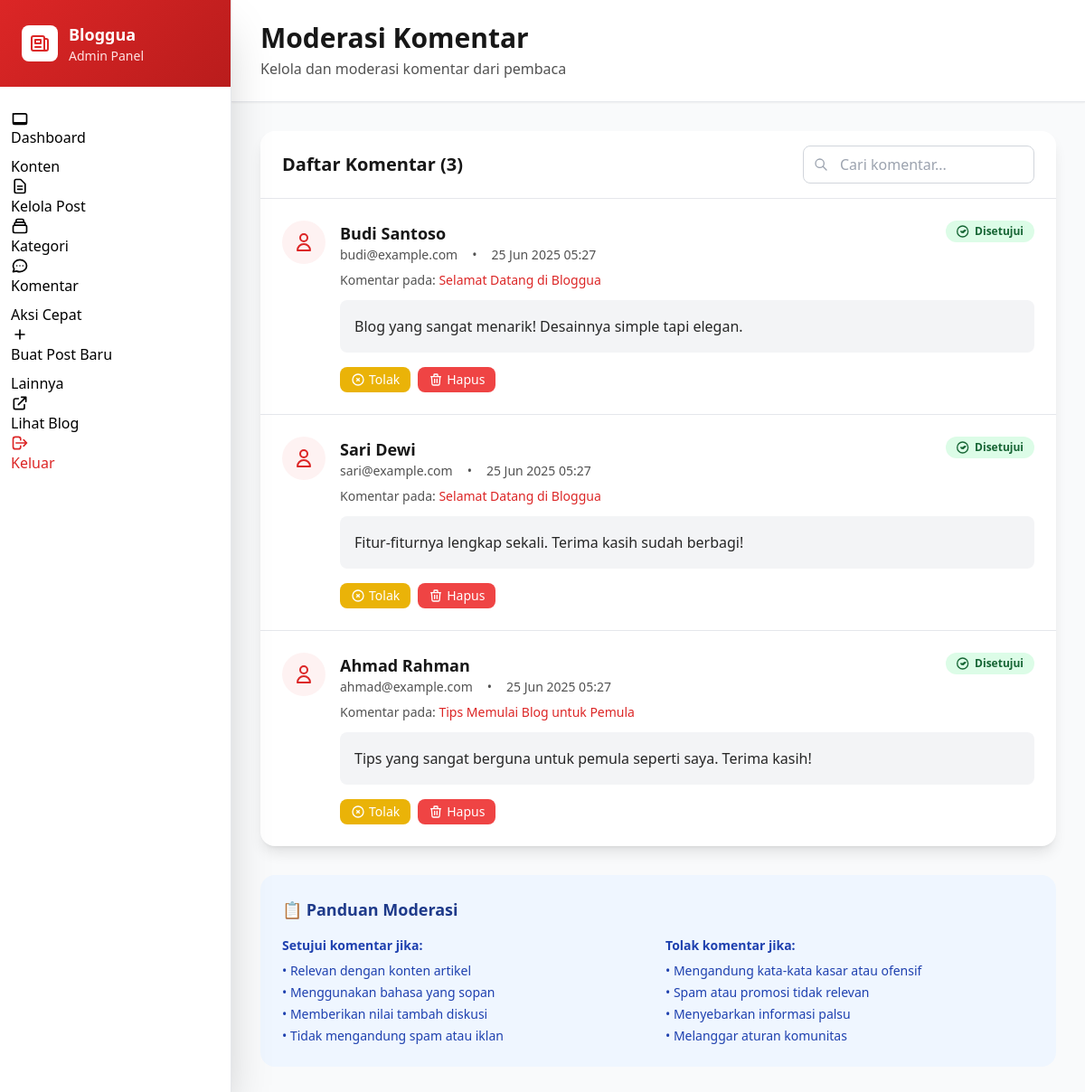
/admin/moderasi-komentar.php (signed in), run on the app's committed database.
### tables this page shows
CREATE TABLE comments (
    id INT AUTO_INCREMENT PRIMARY KEY,
    post_id INT NOT NULL,
    author_name VARCHAR(100) NOT NULL,
    author_email VARCHAR(100) NOT NULL,
    content TEXT NOT NULL,
    status ENUM('pending', 'approved', 'rejected') DEFAULT 'pending',
    created_at TIMESTAMP DEFAULT CURRENT_TIMESTAMP,
    FOREIGN KEY (post_id) REFERENCES posts(id) ON DELETE CASCADE
);

CREATE TABLE posts (
    id INT AUTO_INCREMENT PRIMARY KEY,
    title VARCHAR(255) NOT NULL,
    slug VARCHAR(255) NOT NULL UNIQUE,
    content LONGTEXT NOT NULL,
    excerpt TEXT,
    thumbnail VARCHAR(255),
    category_id INT,
    status ENUM('draft', 'published') DEFAULT 'draft',
    created_at TIMESTAMP DEFAULT CURRENT_TIMESTAMP,
    updated_at TIMESTAMP DEFAULT CURRENT_TIMESTAMP ON UPDATE CURRENT_TIMESTAMP,
    FOREIGN KEY (category_id) REFERENCES categories(id) ON DELETE SET NULL
);

### config/database.php (called while the page is built, shortened)
<?php
class Database {
    private static $instance = null;
    private $connection;
    private function __construct() {
        try {
            $this->connection = new PDO(
                "mysql:host=" . DB_HOST . ";dbname=" . DB_NAME . ";charset=utf8mb4",
                DB_USER,
                DB_PASS,
                [
                    PDO::ATTR_ERRMODE => PDO::ERRMODE_EXCEPTION,
                    PDO::ATTR_DEFAULT_FETCH_MODE => PDO::FETCH_ASSOC,
                    PDO::ATTR_EMULATE_PREPARES => false
                ]
            );
        } catch(PDOException $e) {
            die("Database connection failed: " . $e->getMessage());
        }
    }
    public static function getInstance() {
        if (self::$instance === null) {
            self::$instance = new self();
        }
        return self::$instance;
    }
    public function getConnection() {
        return $this->connection;
    }
}
?>

### models/Comment.php (called while the page is built, shortened)
<?php
class Comment {
    private $db;
    public function __construct() {
        $this->db = Database::getInstance()->getConnection();
    }
    public function getAllComments($limit = 20, $offset = 0) {
        $sql = "SELECT c.*, p.title as post_title
                FROM comments c
                LEFT JOIN posts p ON c.post_id = p.id
                ORDER BY c.created_at DESC
                LIMIT :limit OFFSET :offset";
        $stmt = $this->db->prepare($sql);
        $stmt->bindValue(':limit', $limit, PDO::PARAM_INT);
        $stmt->bindValue(':offset', $offset, PDO::PARAM_INT);
        $stmt->execute();
        return $stmt->fetchAll();
    }
    public function getTotalComments() {
        $sql = "SELECT COUNT(*) FROM comments";
        $stmt = $this->db->prepare($sql);
        $stmt->execute();
        return $stmt->fetchColumn();
    }
}
?>

### includes/functions.php (called while the page is built, shortened)
<?php
function formatDateTime($datetime) {
    return date('d M Y H:i', strtotime($datetime));
}
function truncateText($text, $length = 150) {
    if (strlen($text) <= $length) {
        return $text;
    }
    return substr($text, 0, $length) . '...';
}
?>

### admin/moderasi-komentar.php (the view, shortened to what this page needs)
<?php
require_once '../config/database.php';
require_once '../models/Comment.php';
require_once '../includes/functions.php';
$modelKomentar = new Comment();
$halaman = isset($_GET['halaman']) ? (int)$_GET['halaman'] : 1;
$komentarPerHalaman = 15;
$offset = ($halaman - 1) * $komentarPerHalaman;
$komentarList = $modelKomentar->getAllComments($komentarPerHalaman, $offset);
$totalKomentar = $modelKomentar->getTotalComments();
?>
<!DOCTYPE html>
<html lang="id">
<head>
    <script src="https://cdn.tailwindcss.com"></script>
</head>
<body class="bg-gray-50">
    <div class="flex min-h-screen">
        <?php include 'includes/sidebar-modern.php'; ?>
        <main class="flex-1 ml-64 overflow-hidden">
            <header class="bg-white shadow-sm border-b border-gray-200 px-8 py-6">
                <div class="flex items-center justify-between">
                    <div>
                        <h1 class="text-3xl font-bold text-abu-900">Moderasi Komentar</h1>
                        <p class="text-abu-600 mt-1">Kelola dan moderasi komentar dari pembaca</p>
                    </div>
                </div>
            </header>
            <div class="p-8">
                <div class="bg-white rounded-2xl shadow-lg overflow-hidden">
                    <div class="px-6 py-4 border-b border-gray-200 flex items-center justify-between">
                        <h2 class="text-xl font-bold text-abu-900">Daftar Komentar (<?php echo $totalKomentar; ?>)</h2>
                        <div class="flex items-center space-x-4">
                            <div class="relative">
                                <input type="text" id="table-search" placeholder="Cari komentar..."
                                       class="w-64 pl-10 pr-4 py-2 border border-gray-300 rounded-lg focus:ring-2 focus:ring-merah-utama focus:border-merah-utama">
                                <div class="absolute inset-y-0 left-0 pl-3 flex items-center pointer-events-none">
                                </div>
                            </div>
                        </div>
                    </div>
                    <div class="overflow-x-auto">
                        <?php if (!empty($komentarList)): ?>
                            <div class="divide-y divide-gray-200">
                                <?php foreach ($komentarList as $komentar): ?>
                                    <div class="p-6 <?php echo $komentar['status'] === 'pending' ? 'bg-yellow-50' : ''; ?> hover:bg-gray-50 transition-colors">
                                        <div class="flex items-start space-x-4">
                                            <div class="flex-shrink-0">
                                                <div class="w-12 h-12 bg-merah-muda rounded-full flex items-center justify-center">
                                                    <svg class="w-6 h-6 text-merah-utama" fill="none" stroke="currentColor" viewBox="0 0 24 24">
                                                        <path stroke-linecap="round" stroke-linejoin="round" stroke-width="2" d="M16 7a4 4 0 11-8 0 4 4 0 018 0zM12 14a7 7 0 00-7 7h14a7 7 0 00-7-7z"></path>
                                                    </svg>
                                                </div>
                                            </div>
                                            <div class="flex-1 min-w-0">
                                                <div class="flex items-start justify-between mb-2">
                                                    <div>
                                                        <h3 class="text-lg font-semibold text-abu-900">
                                                            <?php echo htmlspecialchars($komentar['author_name']); ?>
                                                        </h3>
                                                        <div class="flex items-center space-x-4 text-sm text-abu-600">
                                                            <span><?php echo htmlspecialchars($komentar['author_email']); ?></span>
                                                            <span>•</span>
                                                            <span><?php echo formatDateTime($komentar['created_at']); ?></span>
                                                        </div>
                                                    </div>
                                                    <?php
                                                    $statusClass = '';
                                                    $statusText = '';
                                                    $statusIcon = '';
                                                    switch ($komentar['status']) {
                                                        case 'approved':
                                                            $statusClass = 'bg-green-100 text-green-800';
                                                            $statusText = 'Disetujui';
                                                            $statusIcon = '<path stroke-linecap="round" stroke-linejoin="round" stroke-width="2" d="M9 12l2 2 4-4M7 12l2 2 4-4m6 2a9 9 0 11-18 0 9 9 0 0118 0z"></path>';
                                                            break;
                                                    }
                                                    ?>
                                                    <span class="inline-flex items-center px-3 py-1 text-xs font-semibold rounded-full <?php echo $statusClass; ?>">
                                                        <svg class="w-4 h-4 mr-1" fill="none" stroke="currentColor" viewBox="0 0 24 24">
                                                            <?php echo $statusIcon; ?>
                                                        </svg>
                                                        <?php echo $statusText; ?>
                                                    </span>
                                                </div>
                                                <div class="mb-3">
                                                    <p class="text-sm text-abu-600">
                                                        Komentar pada:
                                                        <a href="../artikel.php?slug=<?php echo urlencode($komentar['post_slug'] ?? '#'); ?>"
                                                           target="_blank"
                                                           class="text-merah-utama hover:text-merah-gelap font-medium">
                                                            <?php echo htmlspecialchars(truncateText($komentar['post_title'], 50)); ?>
                                                        </a>
                                                    </p>
                                                </div>
                                                <div class="bg-gray-100 rounded-lg p-4 mb-4">
                                                    <p class="text-abu-800 leading-relaxed">
                                                        <?php echo nl2br(htmlspecialchars($komentar['content'])); ?>
                                                    </p>
                                                </div>
                                                <div class="flex items-center space-x-2">
                                                    <?php if ($komentar['status'] !== 'rejected'): ?>
                                                        <a href="moderasi-komentar.php?aksi=tolak&id=<?php echo $komentar['id']; ?>"
                                                           class="inline-flex items-center px-3 py-1 bg-kuning text-white text-sm font-medium rounded-lg hover:bg-yellow-600 transition-colors">
                                                            <svg class="w-4 h-4 mr-1" fill="none" stroke="currentColor" viewBox="0 0 24 24">
                                                                <path stroke-linecap="round" stroke-linejoin="round" stroke-width="2" d="M10 14l2-2m0 0l2-2m-2 2l-2-2m2 2l2 2m7-2a9 9 0 11-18 0 9 9 0 0118 0z"></path>
                                                            </svg>
                                                            Tolak
                                                        </a>
                                                    <?php endif; ?>
                                                    <a href="moderasi-komentar.php?aksi=hapus&id=<?php echo $komentar['id']; ?>"
                                                       class="inline-flex items-center px-3 py-1 bg-red-500 text-white text-sm font-medium rounded-lg hover:bg-red-600 transition-colors"
                                                       data-action="delete" data-item-type="komentar" data-item-name="dari <?php echo htmlspecialchars($komentar['author_name']); ?>">
                                                        <svg class="w-4 h-4 mr-1" fill="none" stroke="currentColor" viewBox="0 0 24 24">
                                                            <path stroke-linecap="round" stroke-linejoin="round" stroke-width="2" d="M19 7l-.867 12.142A2 2 0 0116.138 21H7.862a2 2 0 01-1.995-1.858L5 7m5 4v6m4-6v6m1-10V4a1 1 0 00-1-1h-4a1 1 0 00-1 1v3M4 7h16"></path>
                                                        </svg>
                                                        Hapus
                                                    </a>
                                                </div>
                                            </div>
                                        </div>
                                    </div>
                                <?php endforeach; ?>
                            </div>
                        <?php endif; ?>
                    </div>
                </div>
                <div class="mt-8 bg-blue-50 rounded-2xl p-6">
                    <h3 class="text-lg font-bold text-blue-900 mb-4">📋 Panduan Moderasi</h3>
                    <div class="grid grid-cols-1 md:grid-cols-2 gap-4 text-sm text-blue-800">
                        <div>
                            <h4 class="font-semibold mb-2">Setujui komentar jika:</h4>
                            <ul class="space-y-1">
                                <li>• Relevan dengan konten artikel</li>
                                <li>• Menggunakan bahasa yang sopan</li>
                                <li>• Memberikan nilai tambah diskusi</li>
                                <li>• Tidak mengandung spam atau iklan</li>
                            </ul>
                        </div>
                        <div>
                            <h4 class="font-semibold mb-2">Tolak komentar jika:</h4>
                            <ul class="space-y-1">
                                <li>• Mengandung kata-kata kasar atau ofensif</li>
                                <li>• Spam atau promosi tidak relevan</li>
                                <li>• Menyebarkan informasi palsu</li>
                                <li>• Melanggar aturan komunitas</li>
                            </ul>
                        </div>
                    </div>
                </div>
            </div>
        </main>
    </div>
</body>
</html>

### data on the page
comments: author_name "Budi Santoso", author_email "budi@example.com", created_at "25 Jun 2025 05:27", status "Disetujui", post.title "Selamat Datang di Bloggua", content "Blog yang sangat menarik! Desainnya simple tapi elegan."
comments: author_name "Sari Dewi", author_email "sari@example.com", created_at "25 Jun 2025 05:27", status "Disetujui", post.title "Selamat Datang di Bloggua", content "Fitur-fiturnya lengkap sekali. Terima kasih sudah berbagi!"
comments: author_name "Ahmad Rahman", author_email "ahmad@example.com", created_at "25 Jun 2025 05:27", status "Disetujui", post.title "Tips Memulai Blog untuk Pemula", content "Tips yang sangat berguna untuk pemula seperti saya. Terima kasih!"

### other printed values
$totalKomentar "3"
